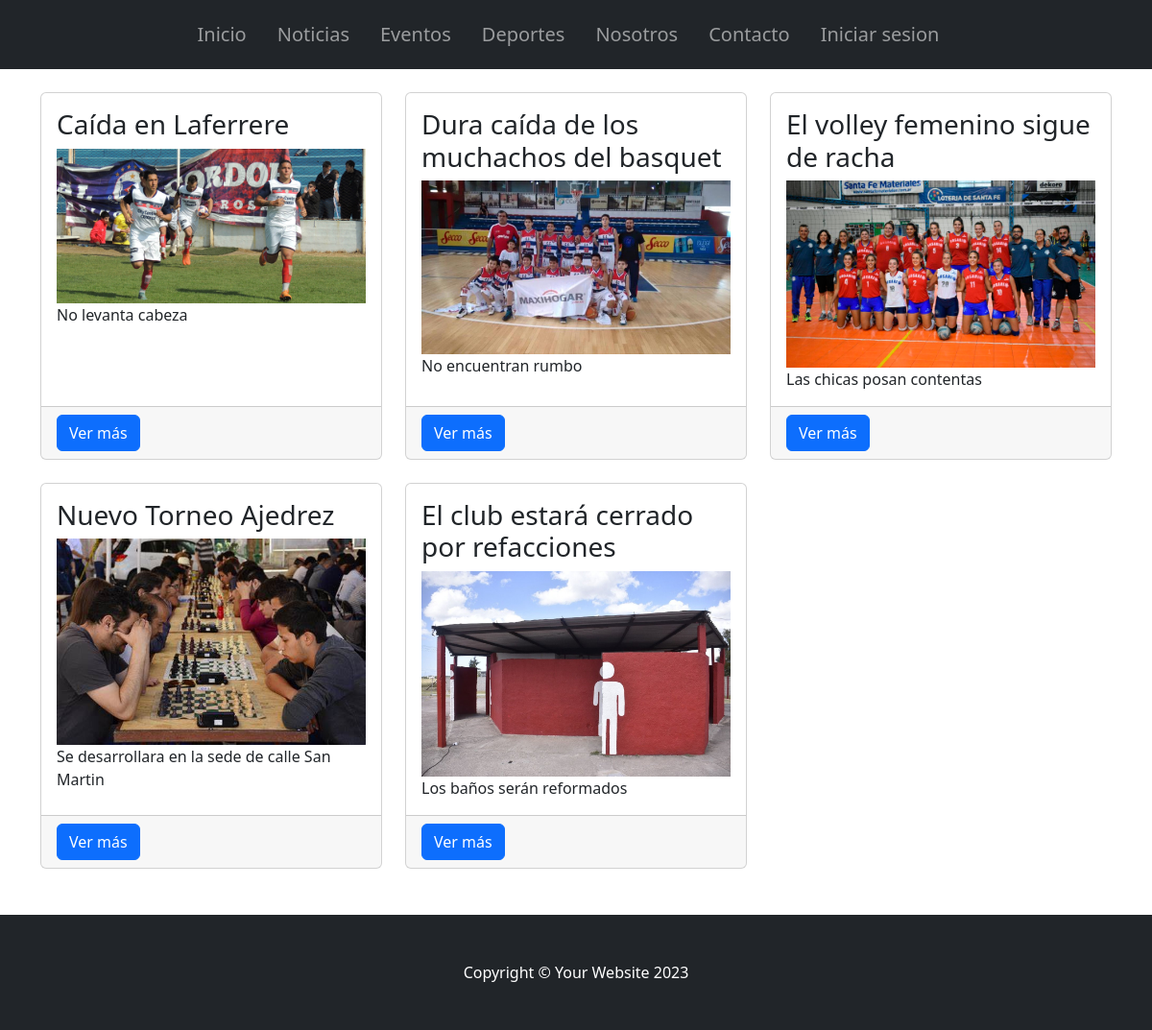
The app's page /AppClub/listarNoticias/ with its own data.
### AppClub/models.py (models this page shows, shortened)
class Noticia(models.Model):
    titulo = models.CharField(max_length=100)
    subtitulo = models.CharField(max_length=100)
    fecha = models.DateField()
    tema = models.CharField(max_length=100)
    desarrollo = models.TextField(max_length=600)
    imagen = models.ImageField(upload_to="noticias", null=True, blank=True)
    pie_de_foto = models.CharField(max_length=100)
    autor = models.CharField(max_length=100, null=True)

### AppClub/views.py (the view)
# urls.py: path("listarNoticias/", NoticiaList.as_view(), name="listarNoticias"),
class NoticiaList(ListView):
    model = Noticia
    template_name = "noticia_list.html"
    context_object_name = "noticias"

### AppClub/templates/noticia_list.html (shortened to what this page needs)
{% extends 'padre.html' %}
{% block ContenidoQueCambia %}
<div class="container mt-4 mb-4">
    <div class="row">
        {% for noticia in noticias %}
        <div class="col-lg-4 col-md-6 mb-4">
            <div class="card h-100">
                <div class="card-body">
                    <h3 class="card-title">{{ noticia.titulo }}</h3>
                    <a href="{% url 'detallarNoticias' pk=noticia.pk %}">
                        {% if noticia.imagen %}
                        <img src="{{ noticia.imagen.url }}" alt="Imagen de Noticia" class="img-fluid w-100 h-auto">
                        {% endif %}
                    </a>
                    <p class="card-text">{{ noticia.pie_de_foto }}</p>
                </div>
                <div class="card-footer d-flex justify-content-between">
                    <a class="btn btn-primary btn-block" href="{% url 'detallarNoticias' pk=noticia.pk %}">Ver más</a>
                </div>
            </div>
        </div>
        {% empty %}
        <p>No hay noticias disponibles.</p>
        {% endfor %}
    </div>
</div>
{% endblock ContenidoQueCambia %}

### records on screen
Noticia: titulo "Caída en Laferrere", imagen (picture), pie_de_foto "No levanta cabeza"
Noticia: titulo "Dura caída de los muchachos del basquet", imagen (picture), pie_de_foto "No encuentran rumbo"
Noticia: titulo "El volley femenino sigue de racha", imagen (picture), pie_de_foto "Las chicas posan contentas"
Noticia: titulo "Nuevo Torneo Ajedrez", imagen (picture), pie_de_foto "Se desarrollara en la sede de calle San Martin"
Noticia: titulo "El club estará cerrado por refacciones", imagen (picture), pie_de_foto "Los baños serán reformados"
